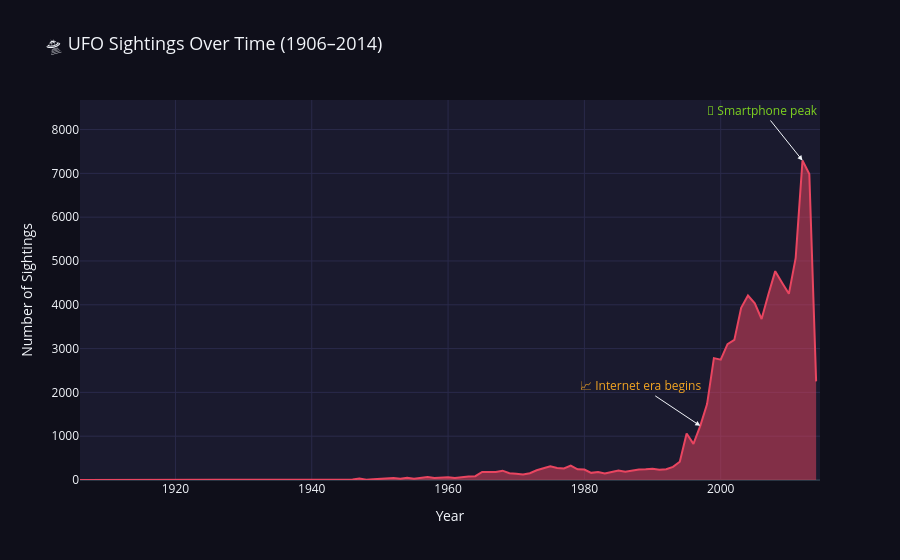

Write notebook code for a chart like this one.
### Markdown cell above
---
<a id='section-5'></a>
## 5.  Exploratory Data Analysis

### 5.1 Temporal Analysis

### Code cell
#  5.1a: Sightings Over Time (Year) 
yearly = df.groupby('year').size().reset_index(name='count')

fig = px.area(yearly, x='year', y='count',
              title='🛸 UFO Sightings Over Time (1906–2014)',
              labels={'year':'Year','count':'Number of Sightings'},
              color_discrete_sequence=[ACCENT])

fig.update_layout(
    template='plotly_dark',
    title_font_size=18,
    hovermode='x unified',
    xaxis=dict(showgrid=True, gridcolor='#2a2a4a'),
    yaxis=dict(showgrid=True, gridcolor='#2a2a4a'),
    plot_bgcolor='#1a1a2e',
    paper_bgcolor='#0f0f1a',
    annotations=[
        dict(x=1997, y=yearly[yearly['year']==1997]['count'].values[0],
             text='📈 Internet era begins', showarrow=True,
             arrowhead=2, ax=-60, ay=-40, font=dict(color='#f5a623')),
        dict(x=2012, y=yearly[yearly['year']==2012]['count'].values[0],
             text='📱 Smartphone peak', showarrow=True,
             arrowhead=2, ax=-40, ay=-50, font=dict(color='#7ed321')),
    ]
)
fig.show()

print('━' * 60)
print('💡 KEY INSIGHT — Temporal Growth')
print('━' * 60)
pre_internet = yearly[yearly['year'] < 1994]['count'].mean()
post_internet = yearly[yearly['year'] >= 1994]['count'].mean()
growth = (post_internet / pre_internet - 1) * 100
print(f'   Avg sightings/year before 1994 : {pre_internet:,.0f}')
print(f'   Avg sightings/year after  1994 : {post_internet:,.0f}')
print(f'   Growth factor                  : {growth:.0f}% increase')
print()
print('   The explosion post-1994 coincides with widespread internet')
print('   adoption, enabling easier reporting via NUFORC online forms.')
print('   The 2012 peak likely reflects smartphone camera proliferation.')

### Figure 1 — Plotly figure (JSON) as saved in the notebook; plotly's stock layout.template omitted (floating-point values rounded to 4 significant figures)
{"data": [{"fillpattern": {"shape": ""}, "hovertemplate": "Year=%{x}<br>Number of Sightings=%{y}<extra></extra>", "legendgroup": "", "line": {"color": "#e94560"}, "marker": {"symbol": "circle"}, "mode": "lines", "name": "", "orientation": "v", "showlegend": false, "stackgroup": "1", "type": "scatter", "x": [1906, 1910, 1916, 1920, 1925, 1929, 1930, 1931, 1933, 1934, 1936, 1937, 1939, 1941, 1942, 1943, 1944, 1945, 1946, 1947, 1948, 1949, 1950, 1951, 1952, 1953, 1954, 1955, 1956, 1957, 1958, 1959, 1960, 1961, 1962, 1963, 1964, 1965, 1966, 1967, 1968, 1969, 1970, 1971, 1972, 1973, 1974, 1975, 1976, 1977, 1978, 1979, 1980, 1981, 1982, 1983, 1984, 1985, 1986, 1987, 1988, 1989, 1990, 1991, 1992, 1993, 1994, 1995, 1996, 1997, 1998, 1999, 2000, 2001, 2002, 2003, 2004, 2005, 2006, 2007, 2008, 2009, 2010, 2011, 2012, 2013, 2014], "xaxis": "x", "y": [1, 1, 1, 1, 1, 1, 1, 2, 1, 1, 2, 1, 3, 1, 2, 9, 9, 8, 9, 35, 7, 16, 26, 20, 45, 31, 51, 31, 42, 70, 44, 49, 63, 48, 71, 82, 88, 184, 184, 183, 213, 154, 144, 128, 155, 222, 267, 311, 273, 263, 330, 244, 238, 163, 180, 147, 184, 215, 188, 221, 238, 243, 257, 233, 246, 299, 416, 1062, 825, 1236, 1734, 2782, 2747, 3102, 3199, 3930, 4212, 4033, 3676, 4240, 4768, 4505, 4250, 5072, 7294, 6983, 2251], "yaxis": "y"}], "layout": {"annotations": [{"arrowhead": 2, "ax": -60, "ay": -40, "font": {"color": "#f5a623"}, "showarrow": true, "text": "📈 Internet era begins", "x": 1997, "y": 1236}, {"arrowhead": 2, "ax": -40, "ay": -50, "font": {"color": "#7ed321"}, "showarrow": true, "text": "📱 Smartphone peak", "x": 2012, "y": 7294}], "hovermode": "x unified", "legend": {"tracegroupgap": 0}, "paper_bgcolor": "#0f0f1a", "plot_bgcolor": "#1a1a2e", "title": {"font": {"size": 18}, "text": "🛸 UFO Sightings Over Time (1906–2014)"}, "xaxis": {"anchor": "y", "domain": [0, 1], "gridcolor": "#2a2a4a", "showgrid": true, "title": {"text": "Year"}}, "yaxis": {"anchor": "x", "domain": [0, 1], "gridcolor": "#2a2a4a", "showgrid": true, "title": {"text": "Number of Sightings"}}}}
